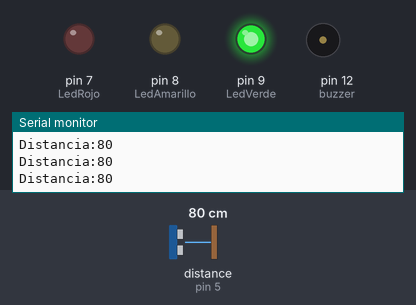
A sketch run on a simulated Arduino Uno, built with avr-gcc and run on an emulated ATmega328P. On the bench: output pins drawn as LEDs (lit = HIGH), buzzer (waves = sounding, pin HIGH), the last lines printed to the serial monitor. Wiring (inferred from the names in the program): ultrasonic range finder: trigger pin 6; echo pin 5. The test bench sets the inputs (shaded band); at power-on: distance to the obstacle (sensor on pin 5) 80 cm. The echo pulse lasts 58.3 µs per cm; pins used as bus, display or sensor lines are not drawn.

Above: at 1.2 s.
1.3 s: distance to the obstacle (sensor on pin 5) set to 65 cm
2.8 s: distance to the obstacle (sensor on pin 5) set to 56 cm
At 3.83 s:
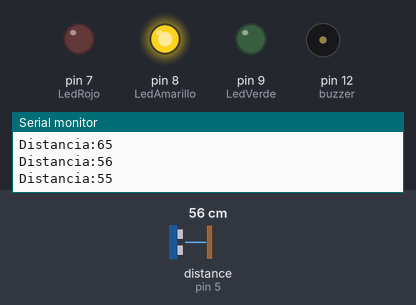
5.8 s: distance to the obstacle (sensor on pin 5) set to 18 cm
8.8 s: distance to the obstacle (sensor on pin 5) set to 15 cm
At 10.3 s:
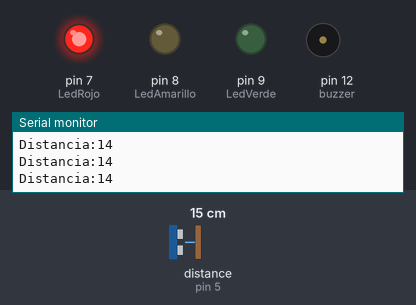
11.8 s: distance to the obstacle (sensor on pin 5) set to 35 cm
At 12.86 s:
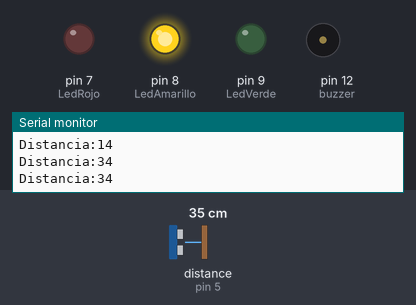
Timing chart, 0 to 15.8 s (numbered marks = the images above; inputs shaded):
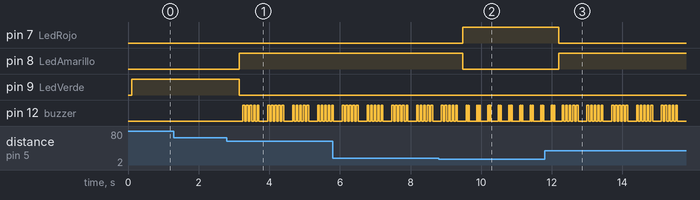

The sketch:

Sensor_aparcamiento.ino
```cpp
const int EchoPin = 5;
const int TriggerPin = 6;
const int LedRojo = 7;
const int LedAmarillo = 8;
const int LedVerde = 9;
int buzzer = 12;
long Tiempo;
long Distancia;

void setup() {
   Serial.begin(9600);
   pinMode(TriggerPin, OUTPUT);
   pinMode(EchoPin, INPUT);
   digitalWrite(TriggerPin, LOW);
   pinMode(LedRojo, OUTPUT);
   pinMode(LedAmarillo,OUTPUT);
   pinMode(LedVerde,OUTPUT);
   pinMode(buzzer,OUTPUT);
}

void loop() {
  digitalWrite(TriggerPin, HIGH); //Se envia el pulso de activacion del sensor
  delayMicroseconds(10);
  digitalWrite(TriggerPin, LOW);

  Tiempo = pulseIn(EchoPin, HIGH); // Obtengo el tiempo del sensor

  Distancia = 0.0343*Tiempo/2; //Calculo la distancia

  Serial.print("Distancia:");
  Serial.println(Distancia); //Muestro la distancia en el monitor serie
  delay(100);

if (Distancia<= 60 && Distancia>=16)
   {
   digitalWrite(LedVerde , LOW);
   digitalWrite(LedRojo , LOW);
   digitalWrite(LedAmarillo , HIGH);
   delay(100);
     for (int i=0;i<5;i++)
     {
     digitalWrite(buzzer,HIGH);
     delay(50);
     digitalWrite(buzzer,LOW);
     delay(50);
     }
    }

else if (Distancia <= 15)
   {
   digitalWrite(LedVerde , LOW);
   digitalWrite(LedRojo , HIGH);
   digitalWrite(LedAmarillo , LOW);
   delay(100);
     for (int i=0;i<5;i++)
     {
     digitalWrite(buzzer,HIGH);
     delay(10);
     digitalWrite(buzzer,LOW);
     delay(10);
     }
   }
else {
   digitalWrite(LedVerde , HIGH);
   digitalWrite(LedRojo , LOW);
   digitalWrite(LedAmarillo , LOW);
   delay(200);
  }
}
```

Measured:
- the behaviour switches between 61 and 60 cm on distance to the obstacle (sensor on pin 5) (found by bisection; images 0 and 1)
- the behaviour switches between 17 and 16 cm on distance to the obstacle (sensor on pin 5) (found by bisection; images 1 and 2)
- after the input at 2.8 s, pin 8 (LedAmarillo): LOW → HIGH after 0.35 s; pin 9 (LedVerde): HIGH → LOW after 0.35 s; pin 12 (buzzer): LOW → HIGH after 0.45 s, then repeats every 0.70 s: 4 × (LOW 0.05 s, HIGH 0.05 s), LOW 0.25 s, HIGH 0.05 s
- after the input at 8.8 s, pin 7 (LedRojo): LOW → HIGH after 0.68 s; pin 8 (LedAmarillo): HIGH → LOW after 0.68 s
- after the input at 11.8 s, pin 7 (LedRojo): HIGH → LOW after 0.39 s; pin 8 (LedAmarillo): LOW → HIGH after 0.39 s
